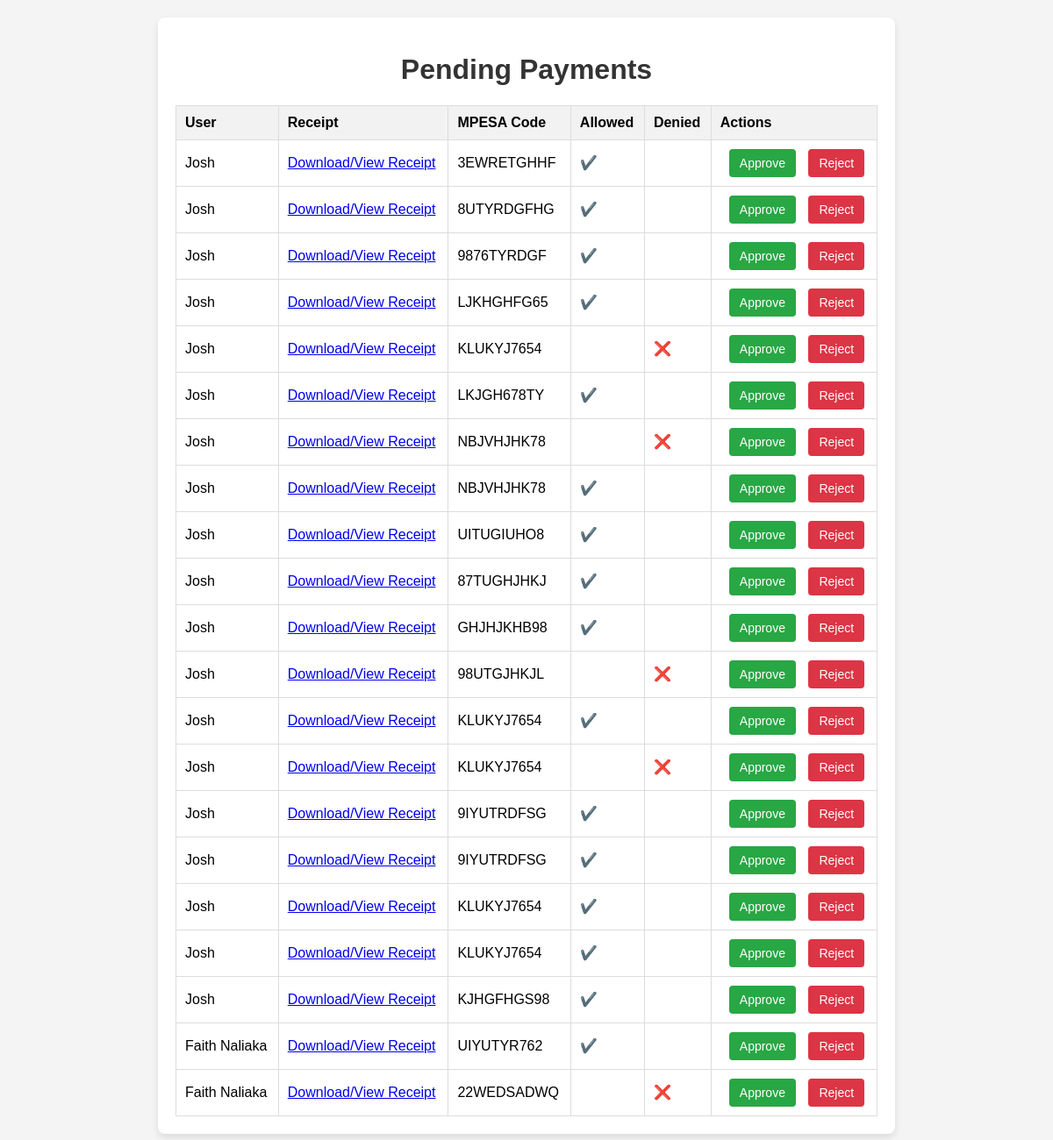
/pending_payments.php, run on the app's committed database.
### tables this page shows
CREATE TABLE `payments` (
  `id` int(11) NOT NULL,
  `fullname` varchar(255) DEFAULT NULL,
  `receipt_file` varchar(255) DEFAULT NULL,
  `status` enum('Pending','Approved','Rejected') DEFAULT 'Pending',
  `created_at` timestamp NOT NULL DEFAULT current_timestamp(),
  `mpesa_code` varchar(10) DEFAULT NULL,
  `approval_status` enum('Approved','Denied') DEFAULT NULL,
  `allowed` enum('Yes','No') DEFAULT 'No',
  `denied` enum('Yes','No') DEFAULT 'No'
);

### pending_payments.php (the view, shortened to what this page needs)
<?php
require_once 'connect.php';
$sql = "SELECT id, fullname, receipt_file, mpesa_code, approval_status, allowed, denied FROM payments WHERE status = 'Pending'";
$result = $conn->query($sql);
?>
<!DOCTYPE html>
<html lang="en">
<head>
</head>
<body>
    <div class="container">
        <h1>Pending Payments</h1>
        <div id="paymentTable">
            <?php if ($result->num_rows > 0): ?>
                <table>
                    <thead>
                        <tr>
                            <th>User</th>
                            <th>Receipt</th>
                            <th>MPESA Code</th>
                            <th>Allowed</th>
                            <th>Denied</th>
                            <th>Actions</th>
                        </tr>
                    </thead>
                    <tbody>
                        <?php while ($row = $result->fetch_assoc()): ?>
                            <tr>
                                <td><?php echo htmlspecialchars($row['fullname']); ?></td>
                                <td>
                                    <a href="uploads/<?php echo htmlspecialchars($row['receipt_file']); ?>" target="_blank" download>Download/View Receipt</a>
                                </td>
                                <td><?php echo htmlspecialchars($row['mpesa_code']); ?></td>
                                <td>
                                    <?php if ($row['allowed'] === 'Yes'): ?>
                                        <span class="tick">✔️</span>
                                    <?php else: ?>
                                        <span></span>
                                    <?php endif; ?>
                                </td>
                                <td>
                                    <?php if ($row['denied'] === 'Yes'): ?>
                                        <span class="cross">❌</span>
                                    <?php else: ?>
                                        <span></span>
                                    <?php endif; ?>
                                </td>
                                <td>
                                    <button class="btn btn-success" onclick="updatePaymentStatus(<?php echo htmlspecialchars($row['id']); ?>, 'approve')">Approve</button>
                                    <button class="btn btn-danger" onclick="updatePaymentStatus(<?php echo htmlspecialchars($row['id']); ?>, 'reject')">Reject</button>
                                </td>
                            </tr>
                        <?php endwhile; ?>
                    </tbody>
                </table>
            <?php else: ?>
                <div class="no-payments">
                    <p>No pending payments at the moment.</p>
                </div>
            <?php endif; ?>
        </div>
    </div>
</body>
</html>

### pending_payments.php (style rules this page uses)
body { font-family: Arial, sans-serif; background-color: #f4f4f4; margin: 0; padding: 0; }
.container { max-width: 800px; margin: 20px auto; background-color: #fff; padding: 20px; border-radius: 8px; box-shadow: 0 4px 8px rgba(0, 0, 0, 0.1); }
h1 { text-align: center; color: #333; }
table { width: 100%; border-collapse: collapse; margin-top: 20px; }
th, td { border: 1px solid #ddd; padding: 10px; text-align: left; }
th { background-color: #f2f2f2; }
.btn { padding: 8px 12px; border-radius: 4px; font-size: 14px; cursor: pointer; border: none; margin-left: 10px; }
.btn-success { background-color: #28a745; color: #fff; }
.btn-danger { background-color: #dc3545; color: #fff; }
.tick { color: green; font-weight: bold; }
.cross { color: red; font-weight: bold; }

### data on the page
payments: fullname "Josh", mpesa_code "3EWRETGHHF"
payments: fullname "Josh", mpesa_code "8UTYRDGFHG"
payments: fullname "Josh", mpesa_code "9876TYRDGF"
payments: fullname "Josh", mpesa_code "LJKHGHFG65"
payments: fullname "Josh", mpesa_code "KLUKYJ7654"
payments: fullname "Josh", mpesa_code "LKJGH678TY"
payments: fullname "Josh", mpesa_code "NBJVHJHK78"
payments: fullname "Josh", mpesa_code "NBJVHJHK78"
payments: fullname "Josh", mpesa_code "UITUGIUHO8"
payments: fullname "Josh", mpesa_code "87TUGHJHKJ"
payments: fullname "Josh", mpesa_code "GHJHJKHB98"
payments: fullname "Josh", mpesa_code "98UTGJHKJL"
payments: fullname "Josh", mpesa_code "KLUKYJ7654"
payments: fullname "Josh", mpesa_code "KLUKYJ7654"
payments: fullname "Josh", mpesa_code "9IYUTRDFSG"
payments: fullname "Josh", mpesa_code "9IYUTRDFSG"
payments: fullname "Josh", mpesa_code "KLUKYJ7654"
payments: fullname "Josh", mpesa_code "KLUKYJ7654"
payments: fullname "Josh", mpesa_code "KJHGFHGS98"
payments: fullname "Faith Naliaka", mpesa_code "UIYUTYR762"
payments: fullname "Faith Naliaka", mpesa_code "22WEDSADWQ"
